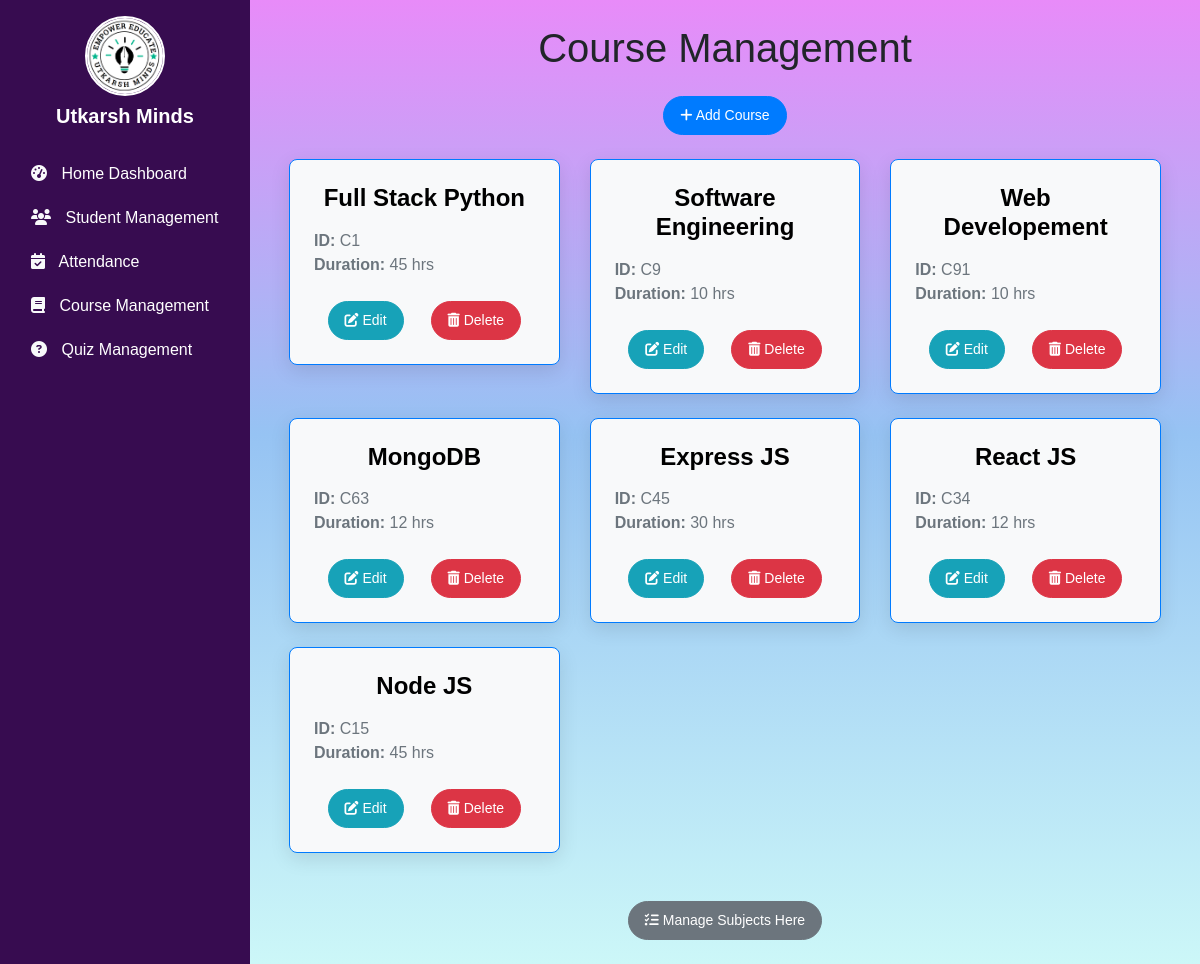
/coursemgt/, run on an earlier commit of the app's database.
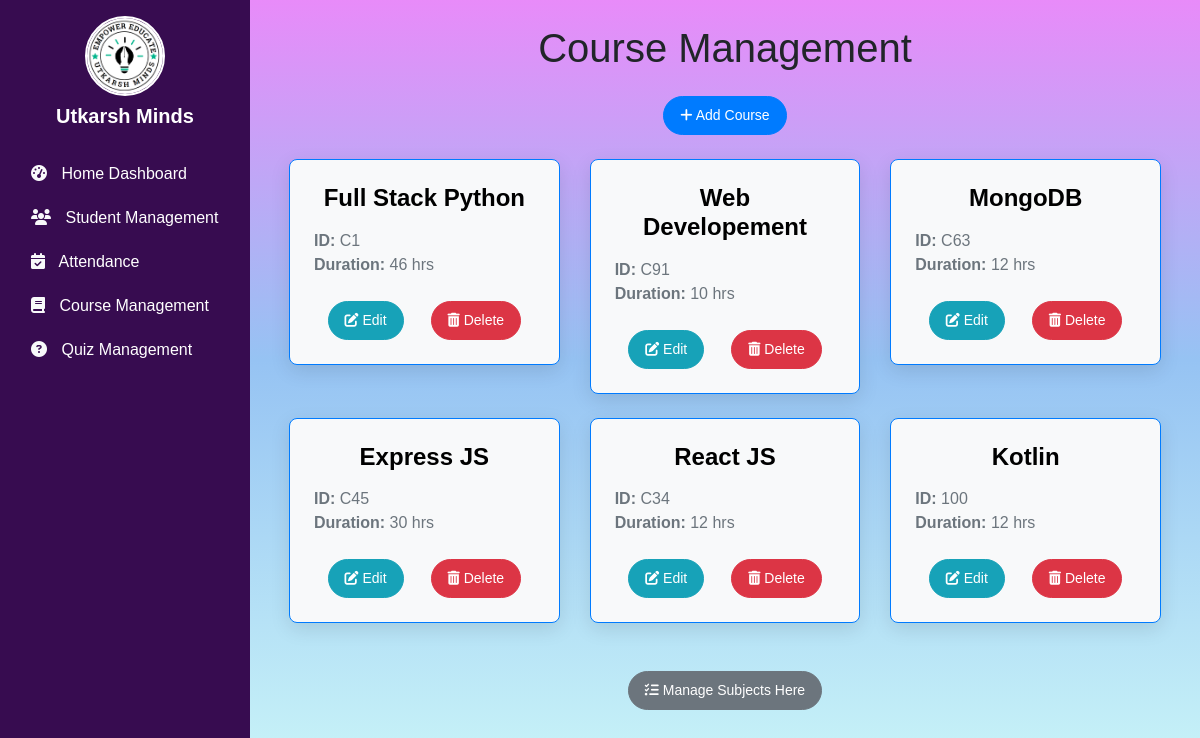
And on a later commit of the database.
### coursemgt/models.py (models this page shows, shortened)
class Course(models.Model):
    c_id = models.TextField(primary_key=True)
    cname = models.CharField(max_length=255)
    cduration = models.IntegerField()

### coursemgt/views.py (the view)
# urls.py: path("", views.course_home, name="course_home"),
def course_home(request):
    courses = Course.objects.all()
    return render(request, "coursemgt/course_home.html", {'courses':courses})

### coursemgt/templates/coursemgt/course_home.html (shortened to what this page needs)
{% extends "base.html" %}
{% block linker %}
<link rel="stylesheet" href="/static/css/course_home.css">
{% endblock linker %}
{% block body %}
<h1 class="text-center mb-4">Course Management</h1>
<div class="container">
    <div class="text-center mb-4">
        <a href="{% url 'course_add' %}" class="btn btn-primary btn-lg">
            <i class="fas fa-plus"></i> Add Course
        </a>
    </div>
    <div class="row">
        {% for c in courses %}
        <div class="col-md-4 mb-4">
            <div class="card shadow-lg border-primary">
                <div class="card-body">
                    <h5 class="card-title text-center">{{ c.cname }}</h5>
                    <p class="card-text text-muted">
                        <strong>ID:</strong> {{ c.c_id }}<br>
                        <strong>Duration:</strong> {{ c.cduration }} hrs
                    </p>
                    <div class="d-flex justify-content-around">
                        <a href="/coursemgt/course_update/{{ c.c_id }}" class="btn btn-info">
                            <i class="fas fa-edit"></i> Edit
                        </a>
                        <a href="/coursemgt/course_delete/{{ c.c_id }}" class="btn btn-danger">
                            <i class="fas fa-trash-alt"></i> Delete
                        </a>
                    </div>
                </div>
            </div>
        </div>
        {% endfor %}
    </div>
    <div class="text-center mt-4">
        <a href="{% url 'subject_home' %}" class="btn btn-secondary btn-lg">
            <i class="fa-solid fa-list-check"></i> Manage Subjects Here
        </a>
    </div>
</div>
{% endblock body %}

### templates/base.html (shortened to what this page needs)
<!DOCTYPE html>
<html lang="en">
<head>
    <link rel="stylesheet" href="https://cdn.jsdelivr.net/npm/bootstrap@4.0.0/dist/css/bootstrap.min.css">
    <link rel="stylesheet" href="https://cdnjs.cloudflare.com/ajax/libs/font-awesome/6.6.0/css/all.min.css" />
    <link rel="stylesheet" href="/static/css/base_style.css">
    {% block linker %}{% endblock linker %}
</head>
<body class="d-flex flex-column min-vh-100">
    <div class="d-flex flex-fill">
        <div id="sidebar" class="bg-custom text-white p-3" style="min-width: 250px;">
            <div class="text-center mb-4">
                <img src="/static/logo.png" alt="Profile Photo" class="profile-photo">
                <h5 class="mt-2">Utkarsh Minds</h5>
            </div>
            <ul class="nav flex-column">
                <li class="nav-item">
                    <a class="nav-link text-white" href="{% url 'homedash_home' %}">
                        <i class="fas fa-tachometer-alt"></i> Home Dashboard
                    </a>
                </li>
                <li class="nav-item">
                    <a class="nav-link text-white" href="{% url 'student_home' %}">
                        <i class="fas fa-users"></i> Student Management
                    </a>
                </li>
                <li class="nav-item">
                    <a class="nav-link text-white" href="{% url 'attendance_home' %}">
                        <i class="fas fa-calendar-check"></i> Attendance
                    </a>
                </li>
                <li class="nav-item">
                    <a class="nav-link text-white" href="{% url 'course_home' %}">
                        <i class="fas fa-book"></i> Course Management
                    </a>
                </li>
                <li class="nav-item">
                    <a class="nav-link text-white" href="{% url 'quiz_home' %}">
                        <i class="fas fa-question-circle"></i> Quiz Management
                    </a>
                </li>
            </ul>
        </div>
        <div class="content p-4 flex-fill">
            {% block body %}
            {% endblock body %}
        </div>
    </div>
</body>
</html>

### static/css/base_style.css (style rules this page uses)
body { margin: 0; padding: 0; font-family: "Quicksand", sans-serif; font-optical-sizing: auto; font-style: normal; }

### coursemgt/static/css/course_home.css (style rules this page uses)
.card { border: none; border-radius: 15px; overflow: hidden; transition: transform 0.3s, box-shadow 0.3s; box-shadow: 0 6px 20px rgba(0, 0, 0, 0.1); }
.card-title { font-size: 1.5rem; font-weight: bold; margin-bottom: 1rem; }
.card-text { font-size: 1rem; margin-bottom: 1.5rem; }
.btn { font-size: 0.875rem; padding: 0.5rem 1rem; border-radius: 30px; }
.btn-danger { background-color: #d9534f; border-color: #d43f3a; }

### coursemgt/templates/coursemgt/course_home.html (style rules this page uses)
body { font-family: 'Arial', sans-serif; }
.text-center { text-align: center; }
.mb-4 { margin-bottom: 1.5rem; }
.mt-4 { margin-top: 1.5rem; }
.btn-primary { background-color: #007bff; border-color: #007bff; color: white; }
.btn-secondary { background-color: #6c757d; border-color: #6c757d; color: white; }
.btn-info { background-color: #17a2b8; border-color: #17a2b8; color: white; }
.btn-danger { background-color: #dc3545; border-color: #dc3545; color: white; }
.card { border-radius: 0.5rem; overflow: hidden; background-color: #f8f9fa; border: 1px solid #dee2e6; transition: transform 0.3s, box-shadow 0.3s; }
.card-body { padding: 1.5rem; }
.card-title { font-size: 1.5rem; margin-bottom: 1rem; color: #000000; }
.card-text { font-size: 1rem; color: #6c757d; }

### templates/base.html (style rules this page uses)
body { background: rgb(204,247,248); background: linear-gradient(0deg, rgba(204,247,248,1) 0%, rgba(150,195,243,1) 55%, rgba(232,139,249,1) 100%); }
#sidebar { background-color: #370c50; color: white; }
.profile-photo { width: 80px; height: 80px; border: 2px solid white; border-radius: 50%; object-fit: cover; }
h5 { font-size: 1.25rem; font-weight: bold; }
#sidebar .nav-link { font-size: 1rem; padding: 10px 15px; border-radius: 0.375rem; transition: background-color 0.3s ease; color: #f8f9fa; }
#sidebar .nav-link i { margin-right: 10px; color: #f8f9fa; }
.content { padding: 20px; }
.d-flex { display: flex; }
.flex-fill { flex: 1; }
.min-vh-100 { min-height: 100vh; }

What changed in the data, as far as the page shows it:
removed Course: cname "Software Engineering", c_id "C9", cduration "10"
removed Course: cname "Node JS", c_id "C15", cduration "45"
changed Course "Full Stack Python": cduration "45" → "46"
added Course: cname "Kotlin", c_id "100", cduration "12"
